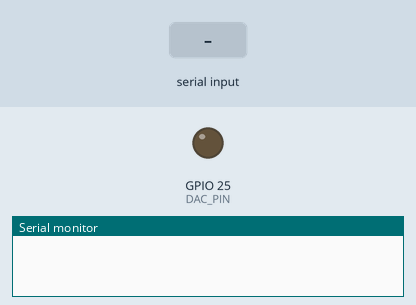
The sketch below on a simulated ESP32. On the bench: output pins drawn as LEDs (lit = HIGH), the last lines printed to the serial monitor. Inputs (shaded band) come from the test bench.

Above: at 0.0 s.
At 1.2 s:
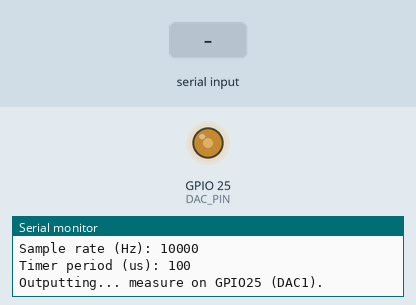
1.3 s: "a" received over Serial
Timing chart, 0 to 2.2 s (numbered marks = the images above; inputs shaded):
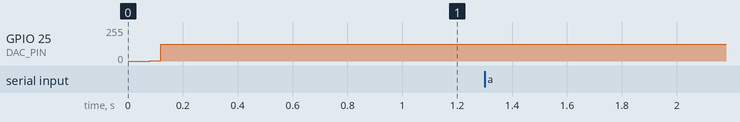

The sketch:

50hz.ino
```cpp
// ESP32 50 Hz sine test signal (DAC) — Arduino (esp_timer version)
// Should compile on ESP32 Arduino core 3.3.x (and later).
// Outputs a 50 Hz sine on DAC1 (GPIO25). To use DAC2, set DAC_PIN = 26.

#include <Arduino.h>
#include "esp_timer.h"   // use esp_timer for portable periodic callbacks

const int DAC_PIN = 25;           // GPIO25 = DAC1, or 26 for DAC2
const int SAMPLES_PER_CYCLE = 200; // 200 samples -> 10 kHz sample rate
const int SIGNAL_FREQ_HZ = 50;
const uint32_t SAMPLE_RATE = SIGNAL_FREQ_HZ * SAMPLES_PER_CYCLE; // 10000 Hz
const uint64_t TIMER_PERIOD_US = 1000000ULL / SAMPLE_RATE; // 100 us per sample

volatile uint16_t sampleIndex = 0;
uint8_t sineTable[SAMPLES_PER_CYCLE];

esp_timer_handle_t periodic_timer = nullptr;

void buildSineTable(float amplitude = 1.0f, float dcOffset = 0.0f) {
  // amplitude: 0..1, dcOffset: -1..1
  for (int i = 0; i < SAMPLES_PER_CYCLE; ++i) {
    float angle = (2.0f * PI * i) / (float)SAMPLES_PER_CYCLE;
    float s = sinf(angle); // -1..1
    // scale to 0..1 with amplitude and dc offset
    float scaled = (s * amplitude * 0.5f) + (0.5f + dcOffset * 0.5f);
    if (scaled < 0.0f) scaled = 0.0f;
    if (scaled > 1.0f) scaled = 1.0f;
    sineTable[i] = (uint8_t) roundf(scaled * 255.0f);
  }
}

static void IRAM_ATTR onTimer(void* arg) {
  // This runs in esp_timer task context. Keep it short.
  uint8_t v = sineTable[sampleIndex];
  dacWrite(DAC_PIN, v);
  sampleIndex++;
  if (sampleIndex >= SAMPLES_PER_CYCLE) sampleIndex = 0;
}

void setup() {
  Serial.begin(115200);
  delay(5);
  Serial.println();
  Serial.println("ESP32 50 Hz sine via DAC (GPIO25) using esp_timer");

  buildSineTable(1.0f, 0.0f); // full scale centered sine

  pinMode(DAC_PIN, OUTPUT);
  dacWrite(DAC_PIN, sineTable[0]);

  // Create and start periodic esp_timer
  esp_timer_create_args_t periodic_timer_args = {
    .callback = &onTimer,
    .arg = nullptr,
    .name = "sine_timer"
  };

  esp_err_t err = esp_timer_create(&periodic_timer_args, &periodic_timer);
  if (err != ESP_OK) {
    Serial.print("esp_timer_create error: ");
    Serial.println(err);
    while (1) delay(1000);
  }

  err = esp_timer_start_periodic(periodic_timer, TIMER_PERIOD_US);
  if (err != ESP_OK) {
    Serial.print("esp_timer_start_periodic error: ");
    Serial.println(err);
    while (1) delay(1000);
  }

  Serial.print("SAMPLES_PER_CYCLE: "); Serial.println(SAMPLES_PER_CYCLE);
  Serial.print("Sample rate (Hz): "); Serial.println(SAMPLE_RATE);
  Serial.print("Timer period (us): "); Serial.println(TIMER_PERIOD_US);
  Serial.println("Outputting... measure on GPIO25 (DAC1).");
}

void loop() {
  // Simple serial controls: a/A change amplitude, s/r stop/resume
  if (Serial.available()) {
    char c = Serial.read();
    if (c == 'a') {
      buildSineTable(0.5f, 0.0f);
      Serial.println("Amplitude set to 50%");
    } else if (c == 'A') {
      buildSineTable(1.0f, 0.0f);
      Serial.println("Amplitude set to 100%");
    } else if (c == 's') {
      esp_timer_stop(periodic_timer);
      dacWrite(DAC_PIN, 127); // midscale
      Serial.println("Stopped output.");
    } else if (c == 'r') {
      esp_timer_start_periodic(periodic_timer, TIMER_PERIOD_US);
      Serial.println("Resumed output.");
    } else if (c == 'd') {
      buildSineTable(1.0f, -0.2f);
      Serial.println("DC offset -0.2 applied");
    } else if (c == 'D') {
      buildSineTable(1.0f, 0.2f);
      Serial.println("DC offset +0.2 applied");
    }
  }
  delay(50);
}
```
